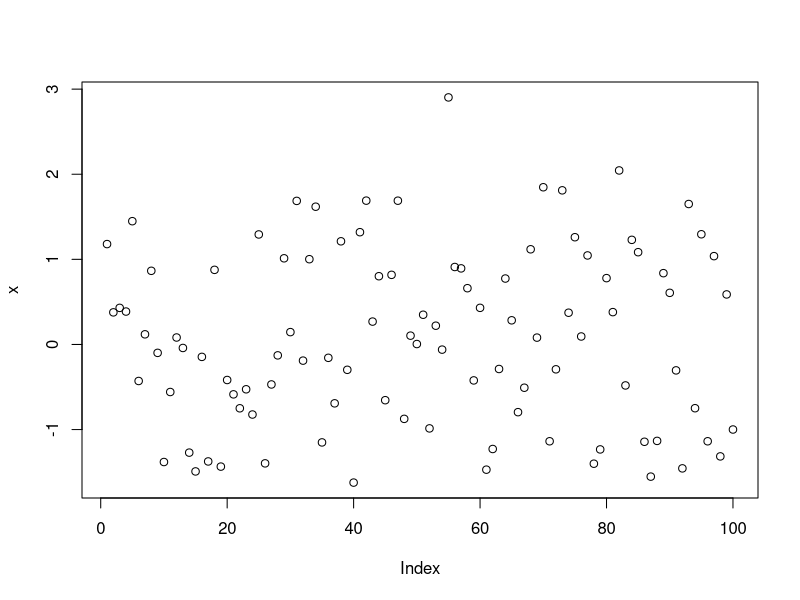

Here is the R script that generated this plot:
# ToDo (Section 5): generate 100 random numbers and plot them.
# Run several times with source("firstscript.R") or CTRL+SHIFT+S;
# every run gives a different plot because the numbers are random.
x = rnorm(100)
plot(x)
